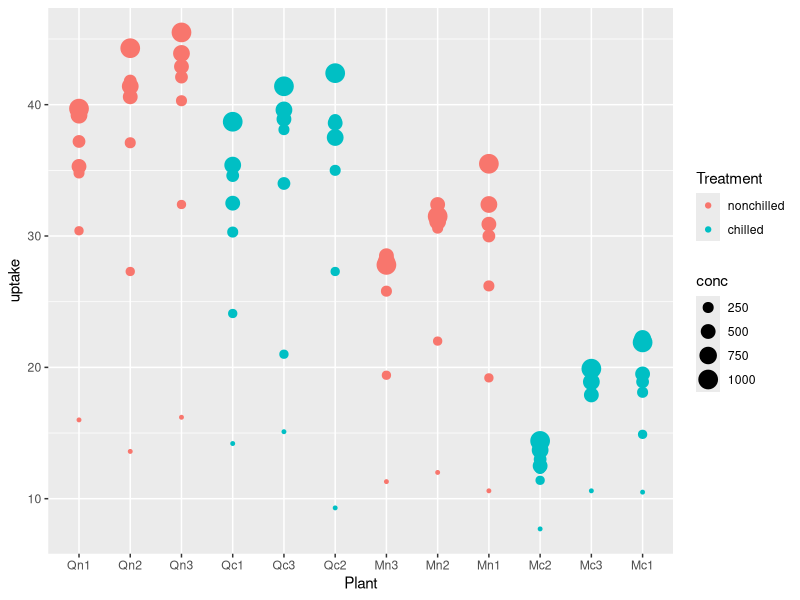
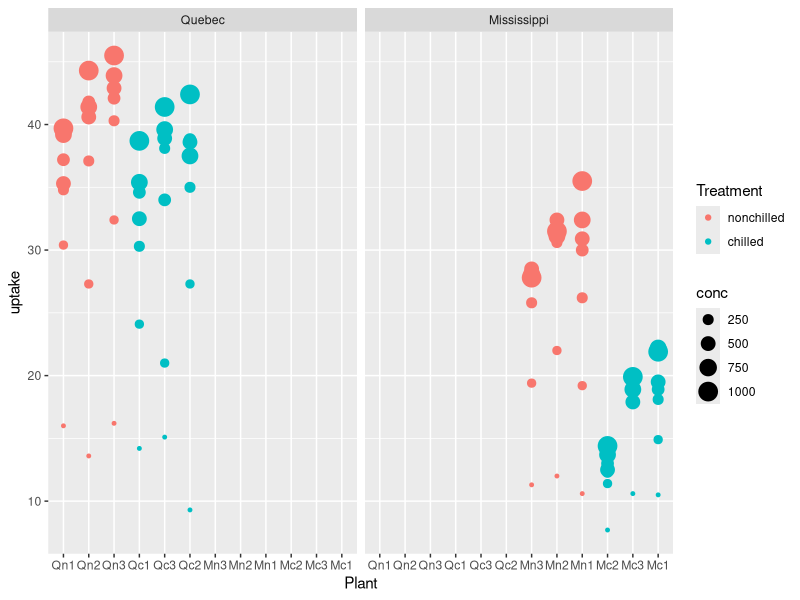

The R script that drew these images, in order:
## ---- chunk 1
library(dplyr)
library(magrittr)
library(ggplot2)
## ---- chunk 2
data("CO2") 

carbon <- CO2 %>%
  filter(., Treatment == "chilled") %>%
  #filter verb
  arrange(., desc(conc)) %>%
  #Arrange verb - sorts a table based on a variable, here we put it in descending order using desc().
  mutate(conc_per_t = conc / 100)
  #Mutate verb here enables us to add in another column called conc_per_t. Helps in computing new variables. 
## ---- chunk 3
ggplot(CO2, aes(x = Plant, y = uptake, color = Treatment, size = conc)) + geom_point()
## ---- chunk 4
ggplot(CO2, aes(x = Plant, y = uptake, color = Treatment, size = conc)) + geom_point() + facet_grid(~Type)
